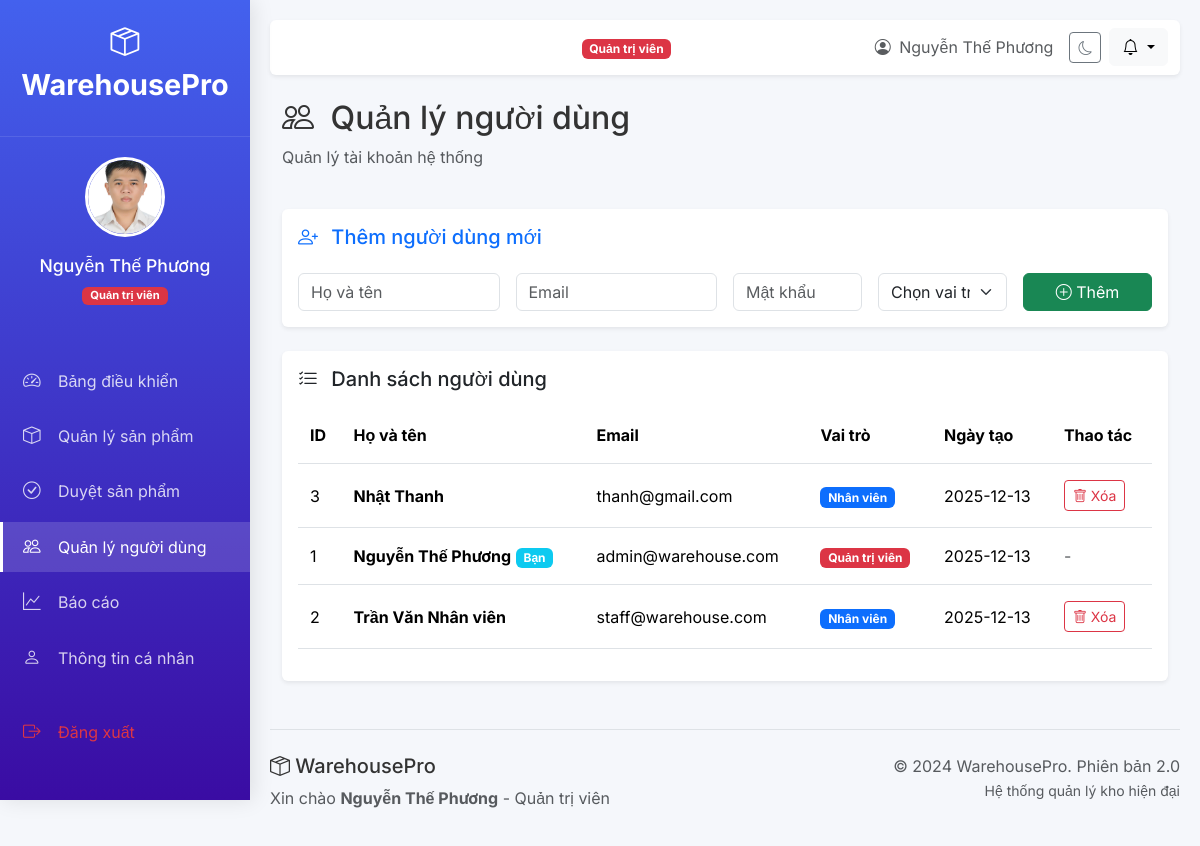
Page /admin/users (signed in) on the committed database.
### tables this page shows
CREATE TABLE users (
            id INTEGER PRIMARY KEY AUTOINCREMENT,
            email TEXT UNIQUE NOT NULL,
            password TEXT NOT NULL,
            full_name TEXT NOT NULL,
            role TEXT NOT NULL,
            avatar TEXT,
            phone TEXT,
            address TEXT,
            status TEXT DEFAULT 'active',
            created_at TIMESTAMP DEFAULT CURRENT_TIMESTAMP
        );

### main.py (the view)
@app.get("/admin/users", response_class=HTMLResponse)
async def admin_users(request: Request):
    user = get_current_user(request)
    if not user or user["role"] != "admin":
        return RedirectResponse("/login", status_code=302)
    conn = get_db_connection()
    cursor = conn.cursor()
    cursor.execute("SELECT * FROM users ORDER BY created_at DESC")
    users = [dict(row) for row in cursor.fetchall()]
    conn.close()
    return templates.TemplateResponse(
        "admin_users.html",
        {
            "request": request,
            "title": "Quản lý người dùng",
            "user": user,
            "users": users
        }
    )

### templates/admin_users.html (shortened to what this page needs)
{% extends "base.html" %}
{% block content %}
<div class="row mb-4">
    <div class="col-12">
        <h2><i class="bi bi-people me-2"></i> Quản lý người dùng</h2>
        <p class="text-muted">Quản lý tài khoản hệ thống</p>
    </div>
</div>
<div class="card mb-4 shadow-sm border-0">
    <div class="card-body">
        <h5 class="card-title mb-4 text-primary"><i class="bi bi-person-plus me-2"></i> Thêm người dùng mới</h5>
        <form method="post" action="/admin/users/add" class="row g-3">
            <div class="col-md-3">
                <input type="text" class="form-control" name="full_name" placeholder="Họ và tên" required>
            </div>
            <div class="col-md-3">
                <input type="email" class="form-control" name="email" placeholder="Email" required>
            </div>
            <div class="col-md-2">
                <input type="password" class="form-control" name="password" placeholder="Mật khẩu" required>
            </div>
            <div class="col-md-2">
                <select class="form-select" name="role" required>
                    <option value="">Chọn vai trò</option>
                </select>
            </div>
            <div class="col-md-2">
                <button type="submit" class="btn btn-success w-100">
                    <i class="bi bi-plus-circle"></i> Thêm
                </button>
            </div>
        </form>
    </div>
</div>
<div class="card shadow-sm border-0"><div class="card-body">
    <div class="table-header">
        <h5><i class="bi bi-list-check me-2"></i> Danh sách người dùng</h5>
    </div>
    <div class="table-responsive mt-3">
        <table class="table table-hover">
            <thead>
                <tr>
                    <th>ID</th>
                    <th>Họ và tên</th>
                    <th>Email</th>
                    <th>Vai trò</th>
                    <th>Ngày tạo</th>
                    <th>Thao tác</th>
                </tr>
            </thead>
            <tbody>
                {% for u in users %}
                <tr>
                    <td>{{ u.id }}</td>
                    <td>
                        <strong>{{ u.full_name }}</strong>
                        {% if u.id == user.id %}
                        <span class="badge bg-info">Bạn</span>
                        {% endif %}
                    </td>
                    <td>{{ u.email }}</td>
                    <td>
                        {% if u.role == 'admin' %}
                        <span class="badge bg-danger">Quản trị viên</span>
                        {% else %}
                        <span class="badge bg-primary">Nhân viên</span>
                        {% endif %}
                    </td>
                    <td>{{ u.created_at[:10] }}</td>
                    <td>
                        {% if u.id != user.id %}
                        <a href="/admin/users/{{ u.id }}/delete" class="btn btn-sm btn-outline-danger btn-delete">
                            <i class="bi bi-trash"></i> Xóa
                        </a>
                        {% else %}
                        <span class="text-muted">-</span>
                        {% endif %}
                    </td>
                </tr>
                {% endfor %}
            </tbody>
        </table>
    </div>
</div></div>
{% endblock %}

### templates/base.html (shortened to what this page needs)
<!DOCTYPE html>
<html lang="vi" data-bs-theme="light">
<head>
    <link href="https://cdn.jsdelivr.net/npm/bootstrap@5.3.3/dist/css/bootstrap.min.css" rel="stylesheet">
    <link rel="stylesheet" href="https://cdn.jsdelivr.net/npm/bootstrap-icons@1.11.1/font/bootstrap-icons.css">
</head>
<body>
    <div class="sidebar">
        <div class="sidebar-header">
            <a href="/dashboard" class="logo">
                <i class="bi bi-box-seam"></i> WarehousePro
            </a>
        </div>
        {% if user %}
        <div class="user-profile">
            <img src="{{ user.get('avatar', '/static/img/avatars/default.png') }}" class="avatar"
                alt="{{ user.full_name }}">
            <div class="user-info mt-2">
                <h5>{{ user.full_name }}</h5>
                <span class="badge {% if user.role == 'admin' %}bg-danger{% else %}bg-primary{% endif %}">
                    {{ 'Quản trị viên' if user.role == 'admin' else 'Nhân viên' }}
                </span>
            </div>
        </div>
        {% endif %}
        <ul class="sidebar-menu">
            <li>
                <a href="/dashboard" class="{% if request.url.path == '/dashboard' %}active{% endif %}">
                    <i class="bi bi-speedometer2"></i> Bảng điều khiển
                </a>
            </li>
            <li>
                <a href="/products"
                    class="{% if request.url.path.startswith('/products') and not request.url.path.startswith('/admin/approve') %}active{% endif %}">
                    <i class="bi bi-box"></i> Quản lý sản phẩm
                </a>
            </li>
            {% if user and user.role == 'admin' %}
            <li>
                <a href="/admin/approve-products"
                    class="{% if request.url.path == '/admin/approve-products' %}active{% endif %}">
                    <i class="bi bi-check-circle"></i> Duyệt sản phẩm
                </a>
            </li>
            <li>
                <a href="/admin/users" class="{% if request.url.path == '/admin/users' %}active{% endif %}">
                    <i class="bi bi-people"></i> Quản lý người dùng
                </a>
            </li>
            {% endif %}
            <li>
                <a href="/reports" class="{% if request.url.path == '/reports' %}active{% endif %}">
                    <i class="bi bi-graph-up"></i> Báo cáo
                </a>
            </li>
            <li>
                <a href="/profile" class="{% if request.url.path == '/profile' %}active{% endif %}">
                    <i class="bi bi-person"></i> Thông tin cá nhân
                </a>
            </li>
            <li class="mt-4">
                <a href="/logout" class="text-danger">
                    <i class="bi bi-box-arrow-right"></i> Đăng xuất
                </a>
            </li>
        </ul>
    </div>
    <div class="main-content">
        <nav class="navbar navbar-expand-lg navbar-light bg-white shadow-sm rounded mb-4">
            <div class="container-fluid">
                <div class="d-flex align-items-center">
                    <span class="navbar-brand mb-0 h1 d-none d-lg-block">
                        <i class="bi bi-box-seam me-2"></i>
                    </span>
                    <div class="ms-3">
                        <span
                            class="badge {% if user and user.role == 'admin' %}bg-danger{% else %}bg-primary{% endif %}">
                            {{ 'Quản trị viên' if user and user.role == 'admin' else 'Nhân viên' }}
                        </span>
                    </div>
                </div>
                <div class="d-flex align-items-center">
                    <span class="text-muted me-3 d-none d-md-block">
                        <i class="bi bi-person-circle me-1"></i>
                        {{ user.full_name if user else '' }}
                    </span>
                    <button class="btn btn-outline-secondary btn-sm me-2" onclick="toggleDarkMode()">
                        <i class="bi bi-moon"></i>
                    </button>
                    <div class="dropdown">
                        <button class="btn btn-light dropdown-toggle" type="button" data-bs-toggle="dropdown">
                            <i class="bi bi-bell"></i>
                        </button>
                    </div>
                </div>
            </div>
        </nav>
        <div class="container-fluid">
            {% block content %}{% endblock %}
        </div>
        <footer class="mt-5 pt-4 border-top">
            <div class="row">
                <div class="col-md-6">
                    <h5><i class="bi bi-box-seam"></i> WarehousePro</h5>
                    <p class="text-muted">
                        {% if user %}
                        Xin chào <strong>{{ user.full_name }}</strong> -
                        {{ 'Quản trị viên' if user.role == 'admin' else 'Nhân viên' }}
                        {% else %}
                        Hệ thống quản lý kho hàng thông minh & chuyên nghiệp
                        {% endif %}
                    </p>
                </div>
                <div class="col-md-6 text-end">
                    <p class="text-muted">
                        © 2024 WarehousePro. Phiên bản 2.0<br>
                        <small>Hệ thống quản lý kho hiện đại</small>
                    </p>
                </div>
            </div>
        </footer>
    </div>
</body>
</html>

### templates/base.html (style rules this page uses)
:root { --primary-color: #4361ee; --secondary-color: #3a0ca3; --success-color: #2ecc71; --warning-color: #f39c12; --danger-color: #e74c3c; --sidebar-width: 250px; }
body { font-family: 'Inter', sans-serif; background-color: #f5f7fb; color: #333; min-height: 100vh; }
.navbar-brand { font-weight: 700; font-size: 1.5rem; color: white !important; }
.sidebar { position: fixed; top: 0; left: 0; height: 100vh; width: var(--sidebar-width); background: linear-gradient(180deg, var(--primary-color) 0%, var(--secondary-color) 100%); box-shadow: 3px 0 20px rgba(0, 0, 0, 0.1); z-index: 1000; padding-top: 20px; transition: all 0.3s ease; }
.sidebar-header { padding: 0 20px 30px; text-align: center; border-bottom: 1px solid rgba(255, 255, 255, 0.1); }
.sidebar-header .logo { color: white; font-size: 1.8rem; font-weight: 700; text-decoration: none; }
.user-profile { text-align: center; padding: 20px 0; }
.avatar { width: 80px; height: 80px; border-radius: 50%; border: 3px solid white; margin: 0 auto 10px; object-fit: cover; }
.user-info h5 { color: white; margin-bottom: 5px; font-size: 1.1rem; }
.user-info .badge { font-size: 0.7rem; padding: 3px 8px; }
.sidebar-menu { list-style: none; padding: 0; margin: 30px 0 0; }
.sidebar-menu li { margin-bottom: 5px; }
.sidebar-menu a { display: flex; align-items: center; padding: 12px 20px; color: rgba(255, 255, 255, 0.8); text-decoration: none; transition: all 0.3s ease; border-left: 3px solid transparent; }
.sidebar-menu a.active { background: rgba(255, 255, 255, 0.15); color: white; border-left: 3px solid white; }
.sidebar-menu i { width: 25px; font-size: 1.1rem; margin-right: 10px; }
.main-content { margin-left: var(--sidebar-width); padding: 20px; min-height: 100vh; }
.table > :not(caption) > * > * { vertical-align: middle; padding: 1rem 0.75rem; }

### rows in the picture
users: get (picture), full_name "Nguyễn Thế Phương", role "Quản trị viên", id "1", shows "Bạn", email "admin@warehouse.com", created_at "2025-12-13"
users: id "3", full_name "Nhật Thanh", email "thanh@gmail.com", role "Nhân viên", created_at "2025-12-13"
users: id "2", full_name "Trần Văn Nhân viên", email "staff@warehouse.com", role "Nhân viên", created_at "2025-12-13"
